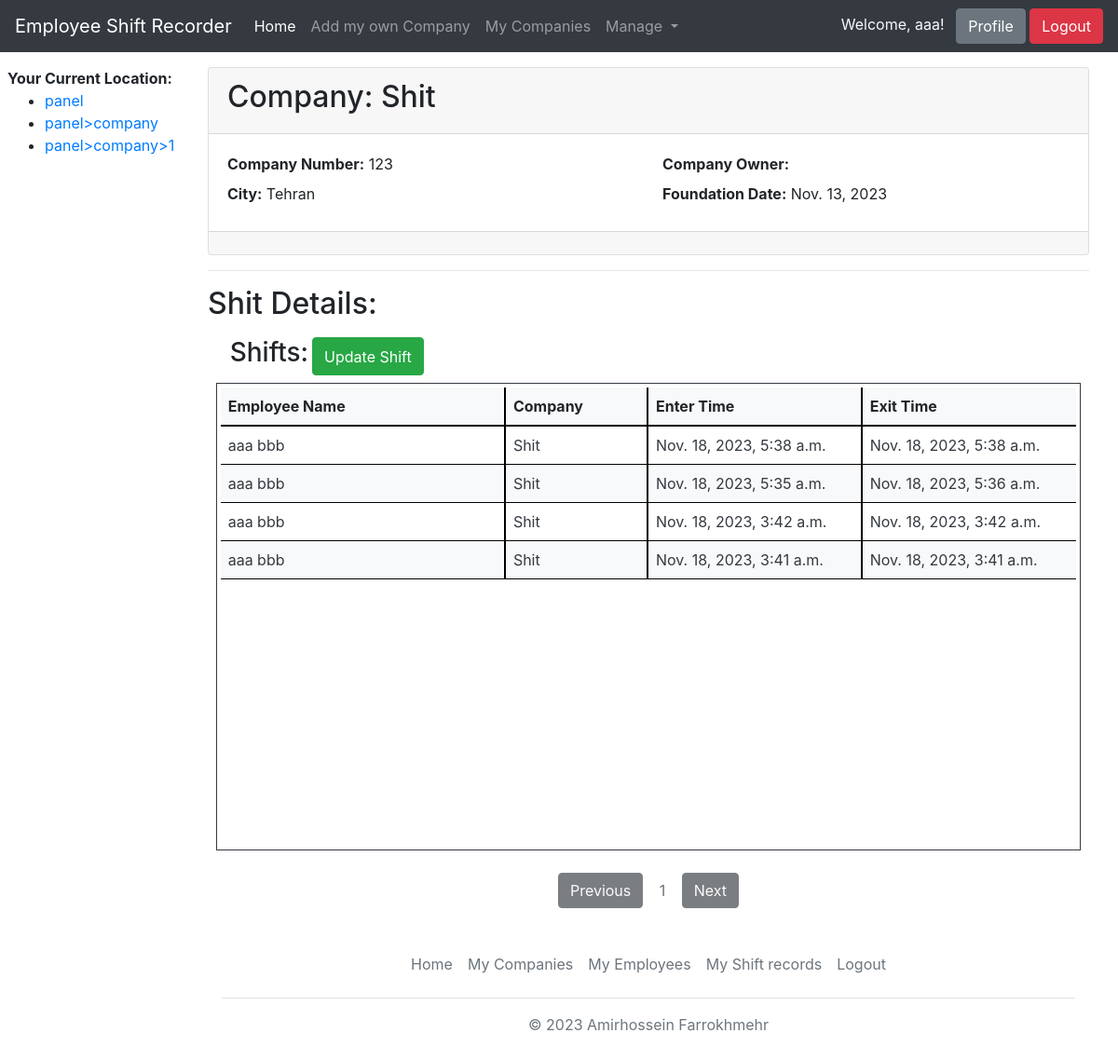
The page /panel/company/1/ (signed in) on the database as committed earlier.
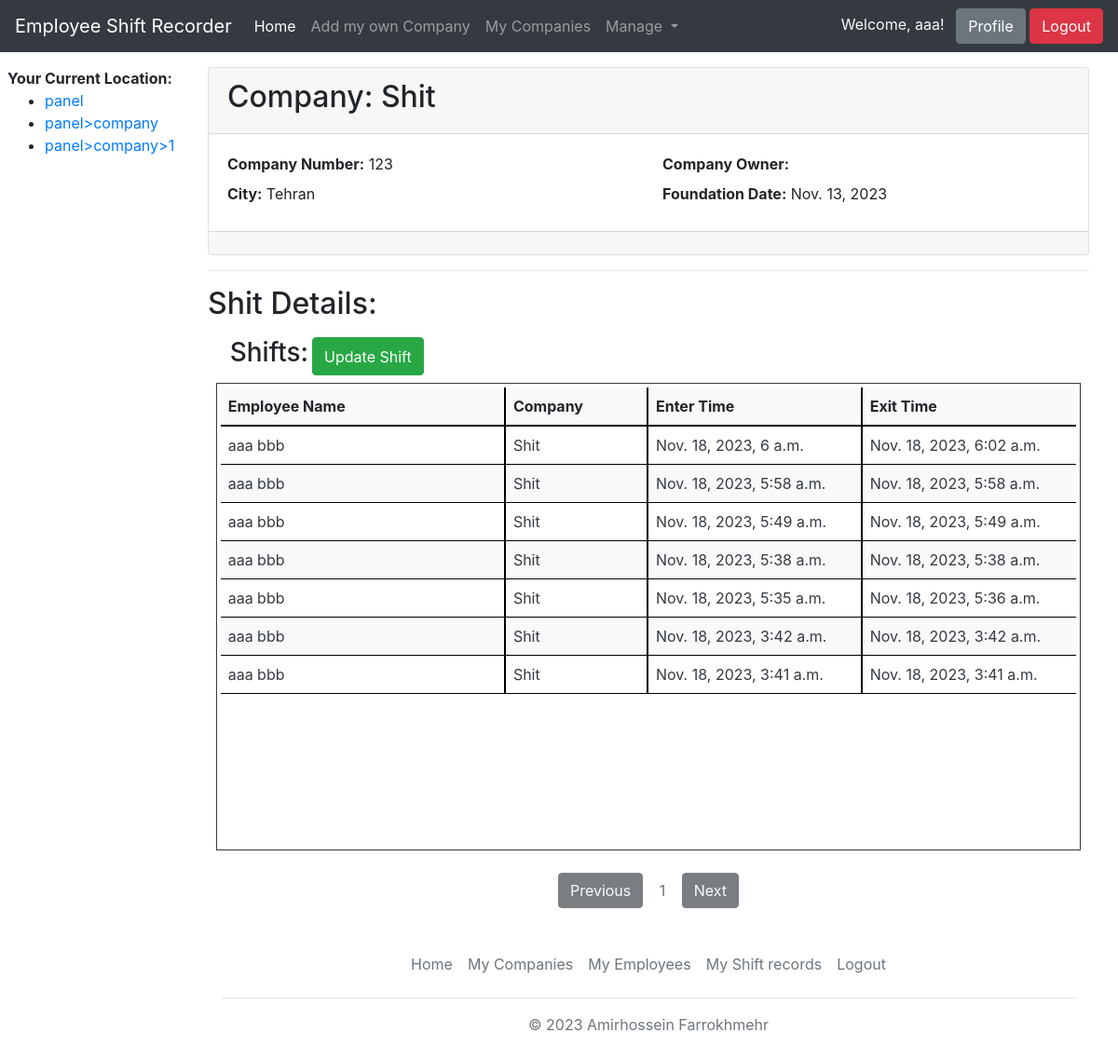
The same page on the database as committed later.
### main/models.py (models this page shows, shortened)
class Shift(models.Model):
    employee = models.ForeignKey('Employee', on_delete=models.CASCADE, related_name='employee')
    enter_time = models.DateTimeField(null=True, blank=True)
    exit_time = models.DateTimeField(null=True, blank=True)
    is_deleted = models.BooleanField(default=False)
    objects_all = models.Manager()
    objects = DeletedManager()
    class Meta:
        ordering = ('-enter_time', '-exit_time')
    post_save.connect(create_profile, sender=User)

class Employee(models.Model):
    uid = models.CharField(max_length=20, default=generate_rand_string(), unique=True)
    user = models.ForeignKey(User, on_delete=models.CASCADE, related_name='employee_info')
    company = models.ForeignKey('Company', on_delete=models.CASCADE, related_name='employees')
    role = models.ForeignKey('Role', on_delete=models.CASCADE, related_name='employee_role')
    is_deleted = models.BooleanField(default=False)
    is_accepted = models.BooleanField(default=False)
    objects_all = models.Manager()
    objects = EmployeeManager()
    class Meta:
        unique_together = ('user', 'company')
        ordering = ('company', 'user')

class Company(models.Model):
    name = models.CharField(max_length=255, unique=True)
    number = models.IntegerField(unique=True, verbose_name='Company Number')
    city = models.CharField(max_length=55)
    create_date = models.DateTimeField(auto_now_add=True)
    foundation_date = models.DateField()
    is_deleted = models.BooleanField(default=False)
    created_by = models.ForeignKey(User, on_delete=models.CASCADE, related_name="companies")
    objects_all = models.Manager()
    objects = DeletedManager()
    class Meta:
        unique_together = ('name', 'number')
        verbose_name_plural = 'companies'
        ordering = ('-foundation_date', '-create_date', )
    def __str__(self):
        return self.name

### main/views.py (the view, shortened to what this page needs)
# urls.py: path('company/<int:pk>/', CompanyDetailsView.as_view(), name='manage-company'),
class CompanyDetailsView(LoginRequiredMixin, View):
    login_url = 'login'
    def get_obj(self, request, pk):
        emp_list = []
        shift_list = []
        creator = False
        emp_obj = 0
        try:
            obj = Company.objects.get(id=pk, created_by=request.user)
        except Company.DoesNotExist:
            try:
                obj = Company.objects.get(id=pk,
                                          employees__user=request.user,
                                          employees__is_deleted=False,
                                          employees__is_accepted=True)
            except Company.DoesNotExist:
                obj = None
        if obj:
            if obj.created_by == request.user:
                emp_list, emp_obj = Employee.objects.get_paginated(request, company=obj)
                creator = True
            if creator:
                shift_list, _obj = Shift.objects.get_paginated(request, employee__company=obj)
            else:
                shift_list, _obj = Shift.objects.get_paginated(request,
                                                               employee__user=request.user, employee__company=obj)
        data = {
            'object': obj,
            'employees': emp_list,
            'employees_c': emp_obj if emp_obj == 0 else emp_obj.count(),
            'shift_list': shift_list,
            'is_creator': creator
        }
        return data
    def get(self, request, pk):
        data = self.get_obj(request, pk)
        if not data['object']:
            return HttpResponseNotFound()
        data.update({'title': f"{data['object'].name} Details"})
        data.update({'result': request.GET.get('result', '')})
        data.update({'url_three': process_current_site_url(request)})
        return render(request, 'panel/company/details.html', data)

### main/helper/ModelManager.py (called while the page is built)
    def get_queryset(self):
        return super().get_queryset().filter(is_deleted=False)

    def get_paginated(self, request, **kwargs):
        page = request.GET.get('page', 1)
        obj = self.filter(**kwargs)
        return paginate(page, obj), obj

### main/helper/utils.py (called while the page is built)
def paginate(page_num, obj):
    paginator = Paginator(obj, 30)
    try:
        paginated_obj = paginator.page(page_num)
    except PageNotAnInteger:
        paginated_obj = paginator.page(1)
    except EmptyPage:
        paginated_obj = paginator.page(paginator.num_pages)
    return paginated_obj

### main/views.py (called while the page is built)
def process_current_site_url(request):
    curl = re.sub('http.?://', '', request.build_absolute_uri())
    curl = re.sub('\?(.+)', '', curl)
    curl_splited = re.split("/", curl)
    curl_splited = curl_splited[1:]
    result = []
    for i, item in enumerate(curl_splited):
        if item:
            data = {
                'name': '>'.join(curl_splited[:i+1]),
                'url': '/' + '/'.join(curl_splited[:i+1]) + '/'
            }
            result.append(data)
    return result

### main/templates/panel/company/details.html (shortened to what this page needs)
{% extends '_panel.html' %}
{% block content %}
    <div class="d-flex justify-content-center">
        <div class="card" style="width: 100%">
            <div class="card-header">
                <h2>Company: {{ object.name }}</h2>
            </div>
            <div class="card-body">
                <div class="row">
                    <div class="col-md-6 col-12">
                        <label for="number">Company Number:</label>
                        {{ object.number }}
                    </div>
                    <div class="col-md-6 col-12">
                        <label for="number">Company Owner:</label>
                    </div>
                    <div class="col-md-6 col-12">
                        <label for="number">City:</label>
                        {{ object.city }}
                    </div>
                    <div class="col-md-6 col-12">
                        <label for="number">Foundation Date:</label>
                        {{ object.foundation_date }}
                    </div>
                </div>
            </div>
            <div class="card-footer">
            </div>
        </div>
    </div>
    <hr>
    <div class="d-flex">
        <h2 class="mr-3">{{ title }}:</h2>
    </div>
    <div class="d-flex justify-content-center mt-2">
        <div id="shifts" class="tabcontent" style="width: 95%">
            <form method="post" action="{% url 'add-shift' pk=object.id %}" class="d-flex mb-2">
                <h3 class="mr-1">Shifts:</h3>
                {% if not is_creator %}
                    <input class="btn btn-success mr-2" type="submit" value="Update Shift">
                {% endif %}
            </form>
            {% include 'include/_shiftList.html' %}
        </div>
    </div>
{% endblock %}

### main/templates/include/_shiftList.html
<div class="row p-1 border border-dark">
    <div class="col-12 shift-tb-heder bg-light">
        <div class="row font-weight-bold">
            <div class="col-4 p-2 right-border">Employee Name</div>
            <div class="col-2 p-2 right-border">Company</div>
            <div class="col-3 p-2 right-border">Enter Time</div>
            <div class="col-3 p-2">Exit Time</div>
        </div>
    </div>
    <div class="col-12" style="height: 450px; overflow-y: auto">
        {% for item in shift_list %}
            <a class="row text-dark {% cycle '' 'bg-light' %} bottom-border" href="{% url 'manage-employee' pk=item.employee.id %}">
                <div class="col-4 p-2 right-border">
                    {% if item.employee.user.first_name %}
                        {{ item.employee.user.first_name }}
                        {{ item.employee.user.last_name }}
                    {% else %}
                        {{ item.employee.user.username }}
                    {% endif %}
                </div>
                <div class="col-2 p-2 right-border">{{ item.employee.company }}</div>
                <div class="col-3 p-2 right-border">{{ item.enter_time }}</div>
                <div class="col-3 p-2">{{ item.exit_time }}</div>
            </a>
        {% empty %}
            <div class="col-12 d-flex justify-content-center mt-4">
                There is no record for your account.
            </div>
        {% endfor %}
    </div>
</div>
<div class="row d-flex justify-content-center">
    <div class="mt-4">
        {% if shift_list.has_previous %}
            <a class="btn btn-dark" href="?page={{ shift_list.previous_page_number }}">Previous</a>
        {% else %}
            <a class="btn btn-dark text-light disabled">Previous</a>
        {% endif %}
        <div class="btn disabled">{{ shift_list.number }}</div>
        {% if shift_list.has_next %}
            <a class="btn btn-dark" href="?page={{ shift_list.next_page_number }}">Next</a>
        {% else %}
            <a class="btn btn-dark text-light disabled">Next</a>
        {% endif %}
    </div>
</div>

Rows that differ between the two databases and show on the page:
added Shift: employee.user.first_name "aaa", employee.user.last_name "bbb", employee.company "Shit", enter_time "Nov. 18, 2023, 6 a.m.", exit_time "Nov. 18, 2023, 6:02 a.m."
added Shift: employee.user.first_name "aaa", employee.user.last_name "bbb", employee.company "Shit", enter_time "Nov. 18, 2023, 5:58 a.m.", exit_time "Nov. 18, 2023, 5:58 a.m."
added Shift: employee.user.first_name "aaa", employee.user.last_name "bbb", employee.company "Shit", enter_time "Nov. 18, 2023, 5:49 a.m.", exit_time "Nov. 18, 2023, 5:49 a.m."
